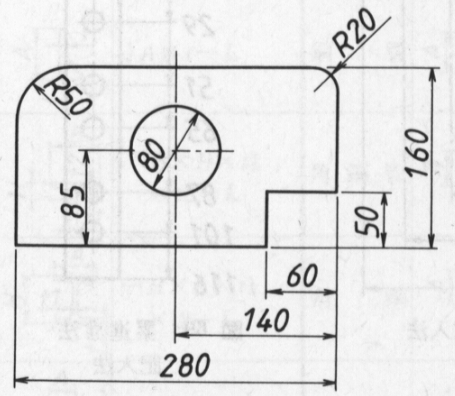
#> input picture kadai/kadai5.bmp, 455 x 396 px
$ python kadai5.py
#> lines starting #> are read from the running program, lines starting #| are printed output that depends on the picture
# encoding: utf8
from __future__ import unicode_literals
from pylab import *
from cv2 import imread

# 画像を読み込み
gazo = imread( "kadai5.bmp", 0 )
#> gazo is the input picture: shape (396, 455); min 33, max 252, mean 228.6

# 画像を表示
imshow(gazo, cmap="gray", vmin=0, vmax=255, interpolation="None")

# ヒストグラムを表示
figure()
hist( gazo.flatten(), 256, (0,255) )

# 画像を変換
gazo2 = zeros((396,455))
for x in range(455):
    for y in range(396):
        # 課題：濃度ヒストグラムを参照して，画像の特徴を表わす二値画像を生成しなさい．
        #      レポートでは，作成したプログラムによってどのような処理が行われているのかを
        #      ヒストグラムを使って分かりやすく説明しなさい．
        if gazo[y][x]<0:
            gazo2[y][x] = 0
        else:
            gazo2[y][x] = 0

# 画像を表示
figure()
imshow(gazo2, cmap="gray", vmin=0, vmax=255, interpolation="None")
show()
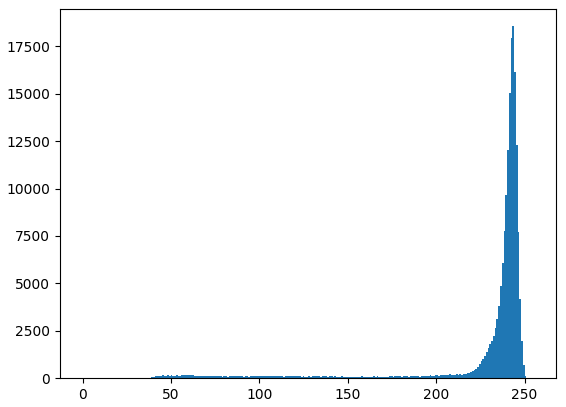
#> figure drawn by matplotlib, 1 panel; tallest bar 18559 high, from x = 243 to 244
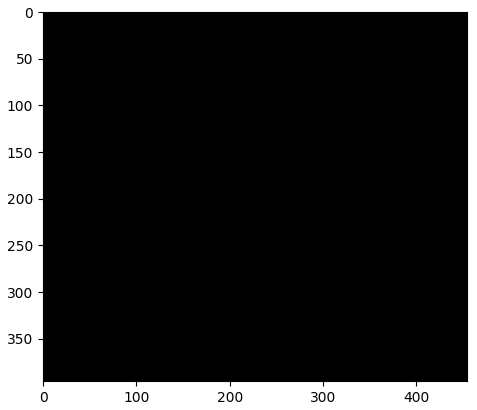
#> figure drawn by matplotlib, 1 panel
